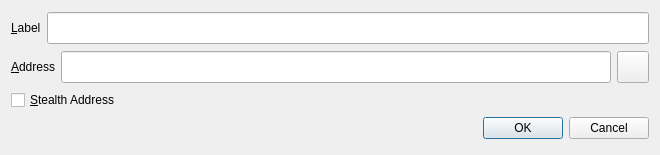
<?xml version="1.0" encoding="UTF-8"?>
<ui version="4.0">
 <class>EditAddressDialog</class>
 <widget class="QDialog" name="EditAddressDialog">
  <property name="geometry">
   <rect>
    <x>0</x>
    <y>0</y>
    <width>660</width>
    <height>155</height>
   </rect>
  </property>
  <property name="sizePolicy">
   <sizepolicy hsizetype="Minimum" vsizetype="Minimum">
    <horstretch>0</horstretch>
    <verstretch>0</verstretch>
   </sizepolicy>
  </property>
  <property name="minimumSize">
   <size>
    <width>660</width>
    <height>155</height>
   </size>
  </property>
  <property name="windowTitle">
   <string>Edit Address</string>
  </property>
  <layout class="QGridLayout" name="gridLayout_2">
   <item row="0" column="0">
    <layout class="QHBoxLayout" name="horizontalLayout_4">
     <item>
      <widget class="QLabel" name="label">
       <property name="text">
        <string>&amp;Label</string>
       </property>
       <property name="buddy">
        <cstring>labelEdit</cstring>
       </property>
      </widget>
     </item>
     <item>
      <widget class="QLineEdit" name="labelEdit">
       <property name="minimumSize">
        <size>
         <width>0</width>
         <height>32</height>
        </size>
       </property>
       <property name="toolTip">
        <string>The label associated with this address book entry</string>
       </property>
      </widget>
     </item>
    </layout>
   </item>
   <item row="1" column="0">
    <layout class="QHBoxLayout" name="horizontalLayout_3">
     <property name="spacing">
      <number>6</number>
     </property>
     <item>
      <widget class="QLabel" name="label_2">
       <property name="text">
        <string>&amp;Address</string>
       </property>
       <property name="buddy">
        <cstring>addressEdit</cstring>
       </property>
      </widget>
     </item>
     <item>
      <widget class="QLineEdit" name="addressEdit">
       <property name="minimumSize">
        <size>
         <width>0</width>
         <height>32</height>
        </size>
       </property>
       <property name="toolTip">
        <string>The address associated with this address book entry. This can only be modified for sending addresses.</string>
       </property>
      </widget>
     </item>
     <item>
      <widget class="QToolButton" name="EditAddressPasteButton">
       <property name="minimumSize">
        <size>
         <width>32</width>
         <height>32</height>
        </size>
       </property>
       <property name="toolTip">
        <string>Paste address from clipboard</string>
       </property>
       <property name="text">
        <string/>
       </property>
       <property name="icon">
        <iconset resource="../bitcoin.qrc">
         <normaloff>:/icons/editpaste</normaloff>:/icons/editpaste</iconset>
       </property>
       <property name="iconSize">
        <size>
         <width>18</width>
         <height>18</height>
        </size>
       </property>
       <property name="shortcut">
        <string>Alt+P</string>
       </property>
      </widget>
     </item>
    </layout>
   </item>
   <item row="2" column="0">
    <widget class="QCheckBox" name="stealthCB">
     <property name="text">
      <string>&amp;Stealth Address</string>
     </property>
    </widget>
   </item>
   <item row="3" column="0">
    <widget class="QDialogButtonBox" name="buttonBox">
     <property name="orientation">
      <enum>Qt::Horizontal</enum>
     </property>
     <property name="standardButtons">
      <set>QDialogButtonBox::Cancel|QDialogButtonBox::Ok</set>
     </property>
    </widget>
   </item>
  </layout>
 </widget>
 <resources>
  <include location="../bitcoin.qrc"/>
 </resources>
 <connections>
  <connection>
   <sender>buttonBox</sender>
   <signal>accepted()</signal>
   <receiver>EditAddressDialog</receiver>
   <slot>accept()</slot>
   <hints>
    <hint type="sourcelabel">
     <x>248</x>
     <y>254</y>
    </hint>
    <hint type="destinationlabel">
     <x>157</x>
     <y>274</y>
    </hint>
   </hints>
  </connection>
  <connection>
   <sender>buttonBox</sender>
   <signal>rejected()</signal>
   <receiver>EditAddressDialog</receiver>
   <slot>reject()</slot>
   <hints>
    <hint type="sourcelabel">
     <x>316</x>
     <y>260</y>
    </hint>
    <hint type="destinationlabel">
     <x>286</x>
     <y>274</y>
    </hint>
   </hints>
  </connection>
 </connections>
</ui>
